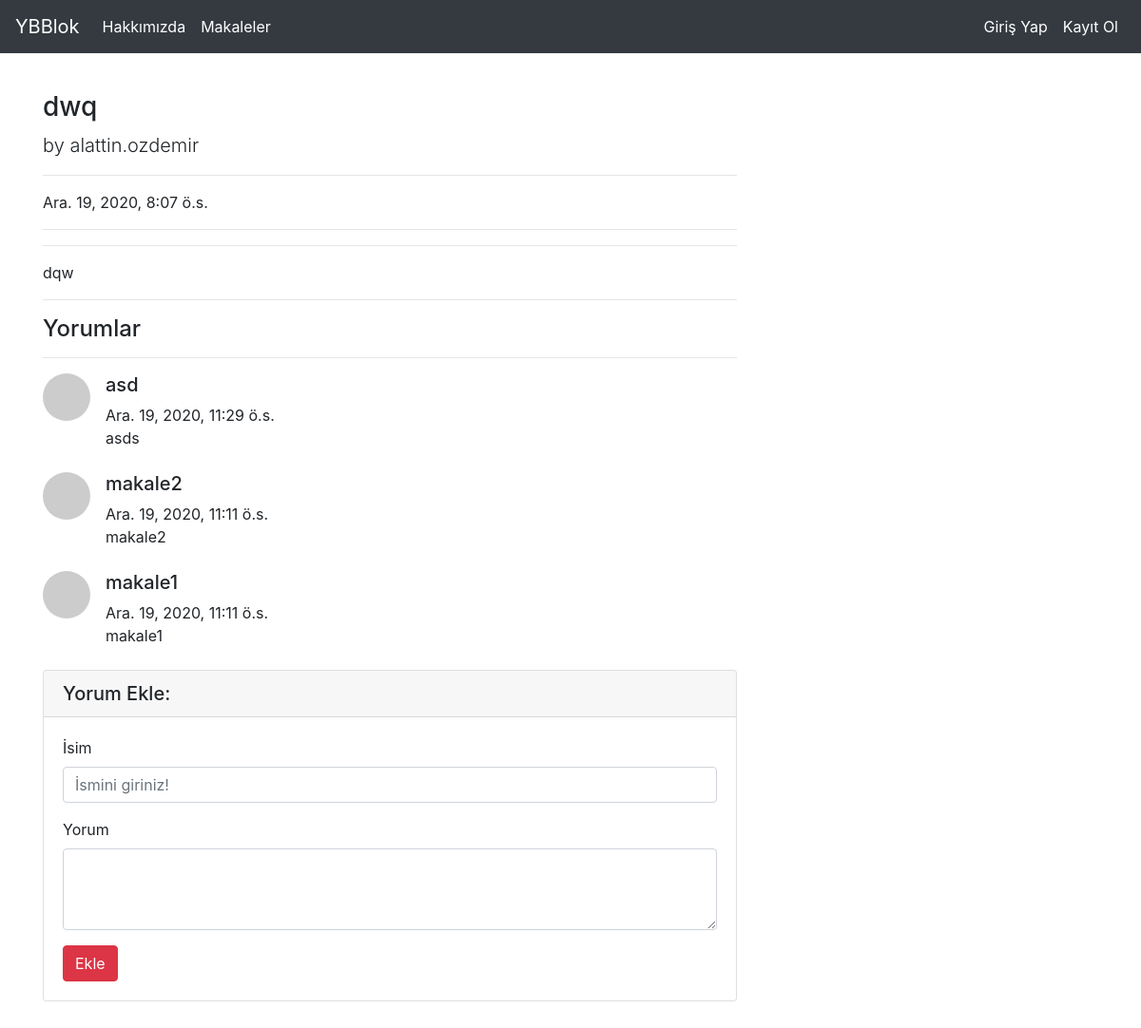
/articles/article/25, run on the app's committed database.
### article/models.py (models this page shows, shortened)
class Article(models.Model):
    author=models.ForeignKey("auth.User",on_delete=models.CASCADE,verbose_name="Yazar")
    title=models.CharField(max_length=50,verbose_name="Başlık")
    content=RichTextField()
    created_date=models.DateTimeField(auto_now_add=True,verbose_name="Oluşturulma Tarihi")
    article_image=models.FileField(blank=True,null=True,verbose_name="Makaleye Fotoğraf Ekleyin")
    class Meta():
        ordering = ['-created_date']

class Comment(models.Model):
    article=models.ForeignKey(Article,on_delete=models.CASCADE,verbose_name="Makele",related_name="comments")
    comment_author=models.CharField(max_length=50,verbose_name="İsim")
    comment_content=models.CharField(max_length=200,verbose_name="Yorum")
    comment_date=models.DateTimeField(auto_now_add=True)
    class Meta():
        ordering = ['-comment_date']

### article/views.py (the view)
# urls.py: path('article/<int:id>', views.detail, name="detail"),
def detail(request,id):
    article=get_object_or_404(Article,id=id)
    comments=article.comments.all()
    return render(request,"detail.html",{"article":article,"comments":comments})

### templates/detail.html (shortened to what this page needs)
{% extends "layout.html" %}
{% block body%}
<div class="row">
      <div class="col-lg-8">
        <h3 class="mt-4">{{article.title}}</h3>
        <p class="lead">
          by {{article.author}}
        </p>
        <hr>
        <p>{{article.created_date}}</p>
        <hr>
        <hr>
       <p class="lead">
        {{article.content|safe}}
       </p>
        <hr>
       <h4>Yorumlar</h4>
          <hr>
          {% if comments %}
          {% for comment in comments%}
            <div class="media mb-4">
            <img class="d-flex mr-3 rounded-circle" src="http://placehold.it/50x50" alt="">
            <div class="media-body">
            <h5 class="mt-0">{{comment.comment_author}}</h5>
                {{comment.comment_date}}<br>
         {{comment.comment_content}}
          </div>
        </div>
          {% endfor %}
          {%else%}
          <div class="alert alert-danger">Bu makaleye herhangi bir yorum yazılmamış!</div>
          {% endif %}
        <div class="card my-4">
          <h5 class="card-header">Yorum Ekle:</h5>
          <div class="card-body">
            <form  method="post" action="{% url 'articles:comment' article.id %}">
              <div class="form-group">
    <label for="formGroupExampleInput">İsim</label>
    <input name="comment_author" type="text" class="form-control" id="formGroupExampleInput" placeholder="İsmini giriniz!">
  </div>
              <div class="form-group">
                   <label for="formGroupExampleInput">Yorum</label>
                <textarea name="comment_content" class="form-control" rows="3"></textarea>
              </div>
              <button type="submit" class="btn btn-danger">Ekle</button>
            </form>
          </div>
        </div>
      </div>
    </div>
{% endblock body%}

### templates/layout.html (shortened to what this page needs)
<!DOCTYPE html>
{% load static %}
<html lang="en">
<head>
<link rel="stylesheet"  href="{% static 'css/bootstrap.min.css' %}">
</head>
<body>
{% include "includes/navbar.html"%}
<br><br><br>
<div class="container" style="margin-bottom:100px;">
    {% block body%}
    {% endblock body%}
</div>
</body>
</html>

### templates/includes/navbar.html (shortened to what this page needs)
<nav class="navbar navbar-expand-md navbar-dark fixed-top bg-dark">
      <a class="navbar-brand" href="{% url 'index' %}">YBBlok</a>
      <div class="collapse navbar-collapse" id="navbarCollapse">
        <ul class="navbar-nav mr-auto">
          <li class="nav-item active">
            <a class="nav-link" href="{% url 'about' %}">Hakkımızda</a>
          </li>
            <li class="nav-item active">
            <a class="nav-link" href="{% url 'articles:articles' %}">Makaleler</a>
          </li>
        </ul>
          <ul class="navbar-nav ml-auto">
          {%if request.user.is_authenticated%}
          <li class="nav-item active">
            <a class="nav-link" href="{% url 'articles:dashboard' %}">Kontrol Paneli</a>
          </li>
           <li class="nav-item active">
            <a class="nav-link" href="{% url 'user:logout' %}">Çıkış Yap</a>
          </li>
          {%else%}
            <li class="nav-item active">
            <a class="nav-link" href="{% url 'user:login' %}">Giriş Yap</a>
          </li>
          {%endif%}
         <li class="nav-item active">
            <a class="nav-link" href="{% url 'user:register' %}">Kayıt Ol</a>
          </li>
          </ul>
      </div>
    </nav>

### data on the page
Article: title "dwq", author "alattin.ozdemir", created_date "Ara. 19, 2020, 8:07 ö.s.", content "dqw"
Comment: comment_author "asd", comment_date "Ara. 19, 2020, 11:29 ö.s.", comment_content "asds"
Comment: comment_author "makale2", comment_date "Ara. 19, 2020, 11:11 ö.s.", comment_content "makale2"
Comment: comment_author "makale1", comment_date "Ara. 19, 2020, 11:11 ö.s.", comment_content "makale1"
